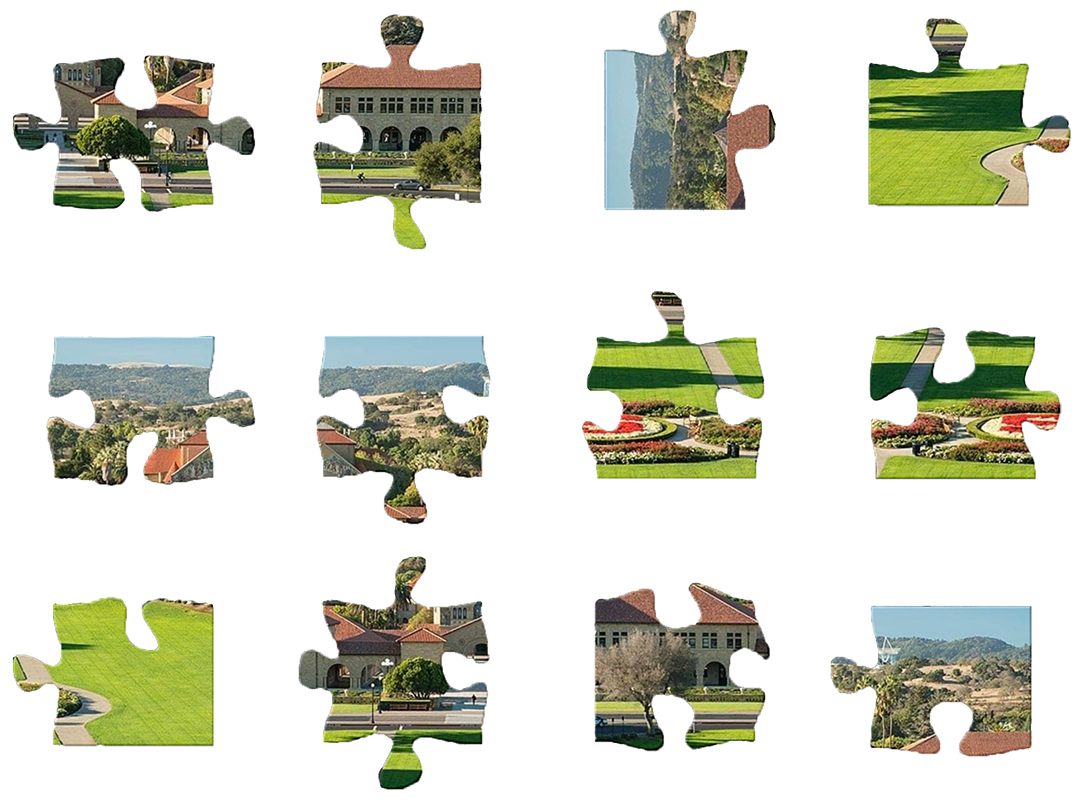
#> input picture stanford-campus.png, 1078 x 802 px
$ python jigsaw.py stanford-campus.png
#> lines starting #> are read from the running program, lines starting #| are printed output that depends on the picture; after the words box and inside, x2 and y2 are one past the last pixel; in counts of white or black regions, pixels touching at a corner belong together
import copy
from PIL import Image, ImageOps
from skimage import io
from scipy import ndimage
from skimage import measure
import sys
import time

"""
**PLEASE SEE 'PLEASE_READ_FIRST.txt'**

This  program takes as input an image (png or jpg) that contains a set of
unsolved puzzle pieces. It solves the puzzle and displays the result in
an output image.

Usage:
>python3 jigsaw.py <input image file>
"""

MIN_ROW_INDEX = 0
MAX_ROW_INDEX = 2

X = 0
Y = 1
RGBA = 3


class PuzzleSide:
    TOP = 1
    RIGHT = 2
    BOTTOM = 3
    LEFT = 4


PUZZLE_SIDES = [PuzzleSide.RIGHT, PuzzleSide.LEFT, PuzzleSide.TOP, PuzzleSide.BOTTOM]


class PuzzleSideType:
    OUTIE = 1
    INNIE = 2
    EDGE = 3


class PuzzleDimensions:
    def __init__(self, row_count, col_count):
        self.row_count = row_count
        self.col_count = col_count

    def __str__(self):
        return str("rows=" + str(self.row_count) + ",cols=" + str(self.col_count))


class PuzzlePiece:
    """
    Contains details about each puzzle piece including its image and each side type
    """
    def __init__(self, image, row, col, index):
        self.image = image
        self.width = 0
        self.row = row
        self.col = col
        self.index = index
        self.sides = {}
        self.num_of_rotations = 0

    def __str__(self):
        return str(self.index)


class PuzzleMatch:
    """
    Captures a compatibility score between two puzzle pieces and sides
    """
    def __init__(self, p1, p1_side, p2, p2_side, score):
        self.p1 = p1
        self.p1_side = p1_side
        self.p2 = p2
        self.p2_side = p2_side
        self.score = score

    def __str__(self):
        return str(self.p1.index) + ":" + str(self.p1_side) + "->" + str(self.p2.index) + ":" + str(self.p2_side) + "=" + str(self.score)


class PuzzleMatchSide:
    """
    Captures a relationship between a puzzle piece and a side
    """
    def __init__(self, piece, side):
        self.piece = piece
        self.side = side


def get_puzzle_regions(image):
    """
    Given an input image, returns how many puzzle pieces are present in the PNG image
    """
#> called with image = 'stanford-campus.png'
    im = io.imread(image, as_gray=True)
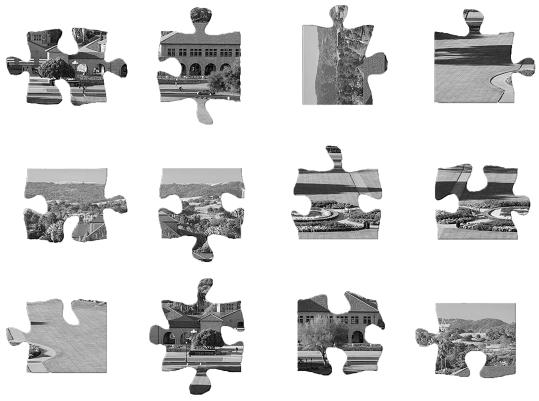
#> im: shape (802, 1078) float64 (shown at 1/2 size); min 0, max 1, mean 0.841
    puzzle = ndimage.binary_fill_holes(im < 1)
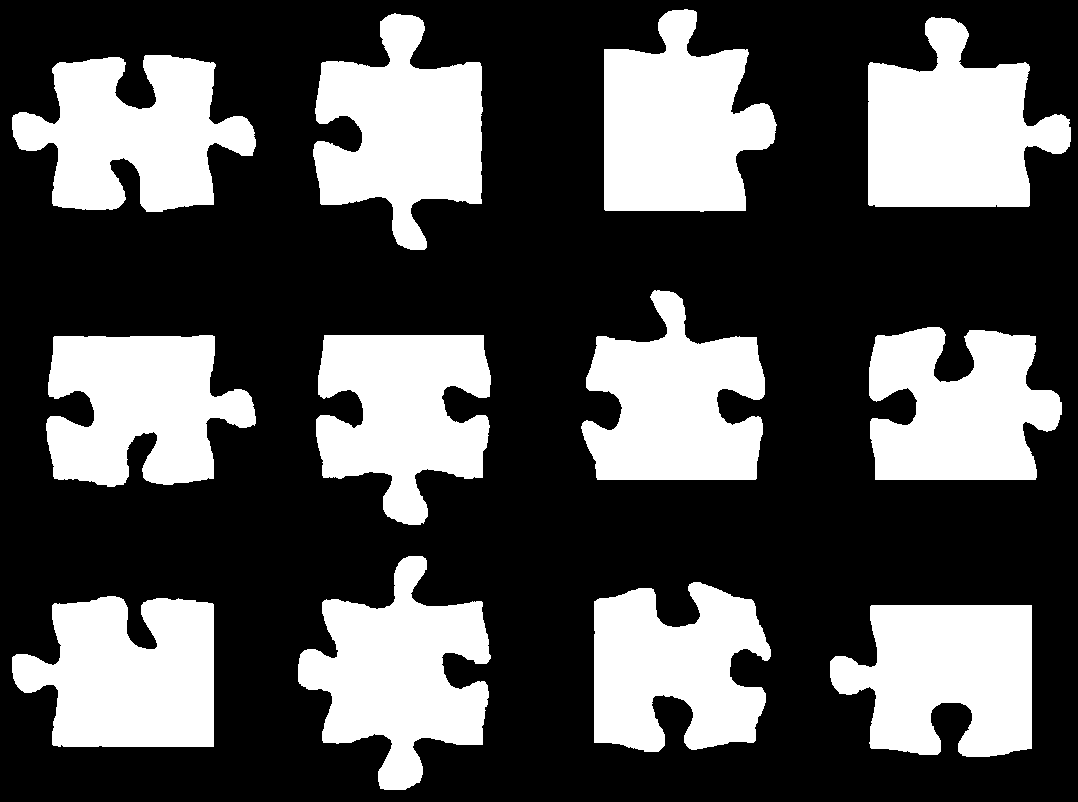
#> puzzle: shape (802, 1078) bool; 32.6% white; 12 white regions
    # plt.imshow(puzzle, cmap='gray')
    # plt.show()
    return measure.label(puzzle)
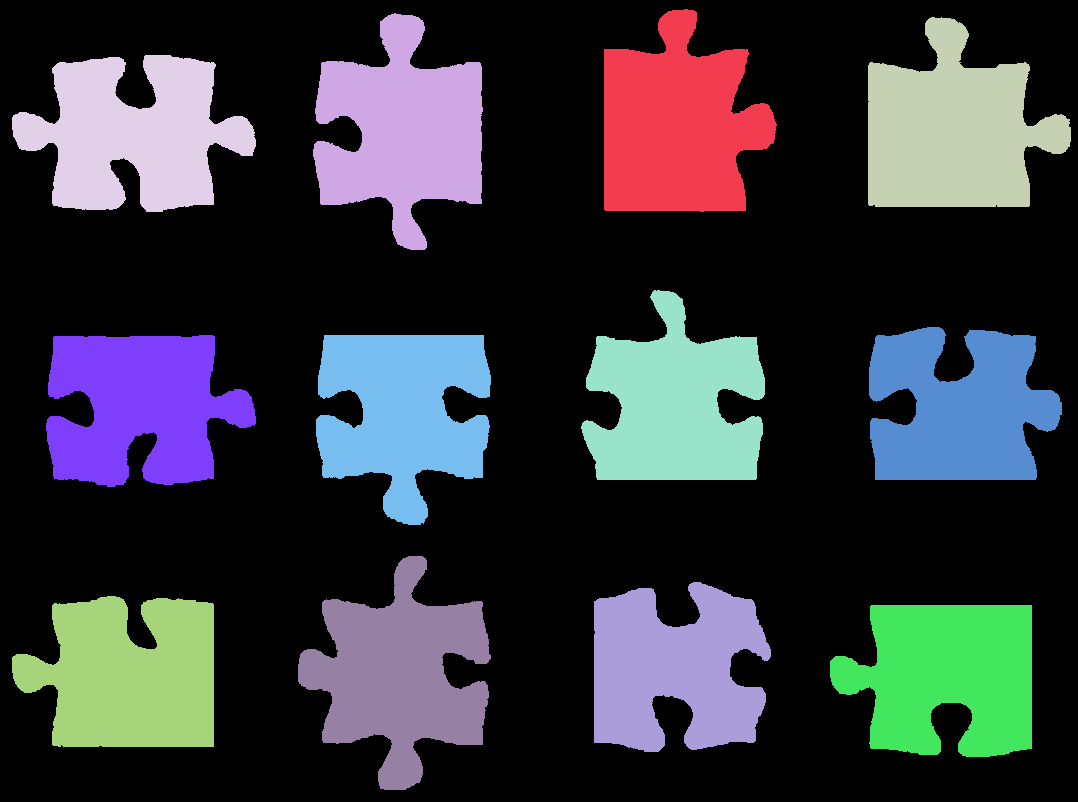
#> returned value: shape (802, 1078) int32; 13 distinct labels, from 0 to 12; one colour per label, 0 black


def get_puzzle_dimensions(image):
    """
    Given an input PNG, returns how many puzzle pieces are in each row as well as how many puzzle pieces are in each column.
    Returns a tuple
    """
    puzzle_regions = get_puzzle_regions(image)
    puzzle_region_props = measure.regionprops(puzzle_regions)
#> puzzle_region_props = 12 regions; largest, box (x1, y1, x2, y2) and area: (868, 17, 1071, 207) 25215, (604, 9, 777, 212) 24534, (298, 556, 491, 790) 24519, (313, 13, 483, 250) 24231, (12, 596, 214, 747) 23676
    puzzle_pieces_total = puzzle_regions.max()
#> puzzle_pieces_total = 12
    average_y = 0
    puzzle_pieces_col = 0
    first_label = True
    for label_prop in puzzle_region_props:
        bbox = label_prop.bbox
        if first_label:
            first_label = False
            average_y = (bbox[MIN_ROW_INDEX] + bbox[MAX_ROW_INDEX])/2
        elif not (bbox[MAX_ROW_INDEX] >= average_y >= bbox[MIN_ROW_INDEX]):
            break
        puzzle_pieces_col += 1
#> this loop made 5 passes
#> (bbox, first_label, average_y) on pass 1: ((9, 604, 212, 777), False, 110.5)
#> after the loop, average_y = 110.5; first_label = False; puzzle_pieces_col = 4
    puzzle_pieces_row = puzzle_pieces_total // puzzle_pieces_col
#> puzzle_pieces_row = 3

    return PuzzleDimensions(puzzle_pieces_row, puzzle_pieces_col)
#> in __init__, `self.col_count = col_count`: self.col_count = 4
#| puzzle dimensions: rows=3,cols=4


def get_puzzle_pieces(input_image, puzzle_dims):
    """
    Takes in an input image, a puzzle row integer count, and a puzzle column integer count.
    Returns a list of all the seperated puzzle piece objects
    """
#> called with input_image = 'stanford-campus.png'
    image = Image.open(input_image)
#> image is the input picture: PIL image 1078x802 RGBA; mean R, G, B, A 198.2, 200, 186.8, 81.9
    puzzle_pieces = []

    puzzle_capture_width = image.width // puzzle_dims.col_count
#> puzzle_capture_width = 269
    puzzle_capture_height = image.height // puzzle_dims.row_count
#> puzzle_capture_height = 267
    count = 0
    # row_index = 2
    # col_index = 4
    for row_index in range(puzzle_dims.row_count):
        for col_index in range(puzzle_dims.col_count):
            count += 1
            x_offset = col_index * puzzle_capture_width
            y_offset = row_index * puzzle_capture_width
            area = (x_offset, y_offset, x_offset + puzzle_capture_width, y_offset + puzzle_capture_height)
            cropped_image = image.crop(area)
            # cropped_image.show()
            puzzle_piece = PuzzlePiece(cropped_image, row_index, col_index, count - 1)
            set_puzzle_piece_attributes(puzzle_piece)
            puzzle_pieces.append(puzzle_piece)
#> this loop made 3 passes
#> pass 1, in __init__, `self.image = image`:
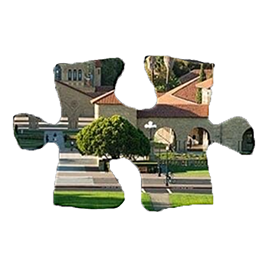
#> self.image: PIL image 269x267 RGBA; mean R, G, B, A 184.7, 184.6, 176.8, 82.8; transparent parts drawn white
#> pass 1, in get_three_x_values (call 2), `puzzle_image = puzzle_image.rotate(180)`:
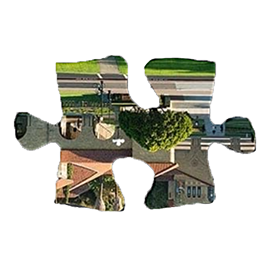
#> puzzle_image: PIL image 269x267 RGBA; mean R, G, B, A 184.7, 184.6, 176.8, 82.8; transparent parts drawn white
#> pass 1, in get_three_x_values (call 3), `puzzle_image = puzzle_image.rotate(270)`:
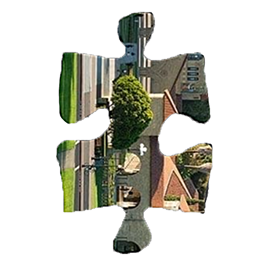
#> puzzle_image: PIL image 269x267 RGBA; mean R, G, B, A 183.8, 183.7, 175.9, 82.8; transparent parts drawn white
#> after the loop, count = 12; puzzle_pieces = 12 items
#> (the rest of the program and of its run is left out)
